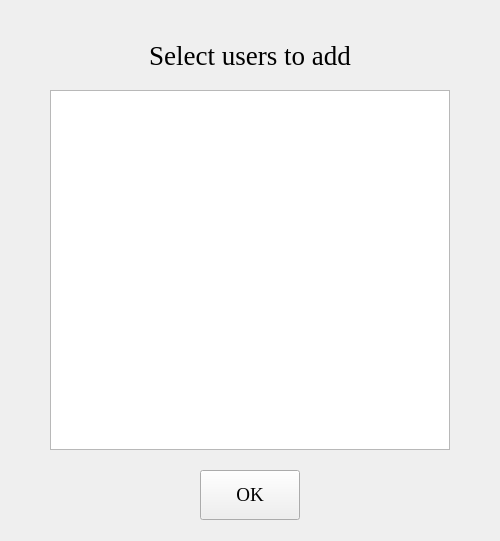
<?xml version="1.0" encoding="UTF-8"?>
<ui version="4.0">
 <class>Form</class>
 <widget class="QWidget" name="Form">
  <property name="geometry">
   <rect>
    <x>0</x>
    <y>0</y>
    <width>500</width>
    <height>541</height>
   </rect>
  </property>
  <property name="windowTitle">
   <string>Form</string>
  </property>
  <widget class="QLabel" name="titleLb">
   <property name="geometry">
    <rect>
     <x>100</x>
     <y>30</y>
     <width>300</width>
     <height>50</height>
    </rect>
   </property>
   <property name="font">
    <font>
     <family>Times New Roman</family>
     <pointsize>20</pointsize>
    </font>
   </property>
   <property name="text">
    <string>Select users to add</string>
   </property>
   <property name="alignment">
    <set>Qt::AlignCenter</set>
   </property>
  </widget>
  <widget class="QPushButton" name="confirm_groupBtn">
   <property name="geometry">
    <rect>
     <x>200</x>
     <y>470</y>
     <width>100</width>
     <height>50</height>
    </rect>
   </property>
   <property name="font">
    <font>
     <family>Times New Roman</family>
     <pointsize>14</pointsize>
    </font>
   </property>
   <property name="text">
    <string>OK</string>
   </property>
  </widget>
  <widget class="QListWidget" name="all_userLW">
   <property name="geometry">
    <rect>
     <x>50</x>
     <y>90</y>
     <width>400</width>
     <height>360</height>
    </rect>
   </property>
  </widget>
 </widget>
 <resources/>
 <connections/>
</ui>
